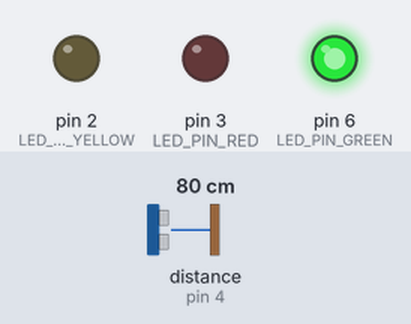
The sketch below on a simulated Arduino Uno, built with avr-gcc and run on an emulated ATmega328P. Parts: output pins drawn as LEDs (lit = HIGH). Wiring (inferred from the names in the program): ultrasonic range finder: trigger pin 5; echo pin 4. Dashed ring = blinking. The inputs (shaded band) are chosen by the test bench; at power-on: distance to the obstacle (sensor on pin 4) 80 cm. The echo pulse lasts 58.3 µs per cm; no radio packets arrive unless stated; pins used as bus, display or sensor lines are not drawn.

Above: at 1.2 s.
1.3 s: distance to the obstacle (sensor on pin 4) set to 13 cm
2.8 s: distance to the obstacle (sensor on pin 4) set to 10 cm
At 3.05 s:
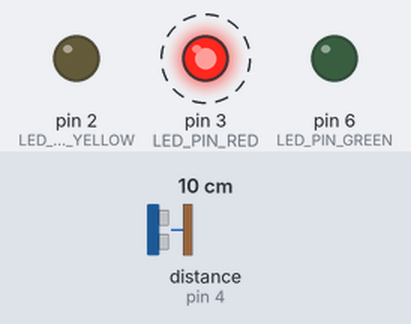
5.8 s: distance to the obstacle (sensor on pin 4) set to 18 cm
At 7.1 s:
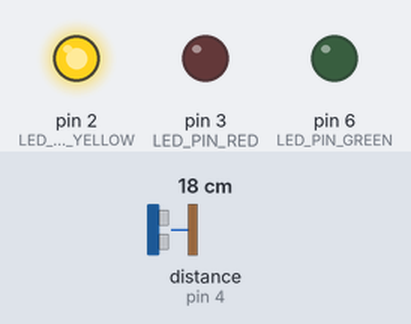
12.2 s: distance to the obstacle (sensor on pin 4) set to 2 cm
At 13.1 s:
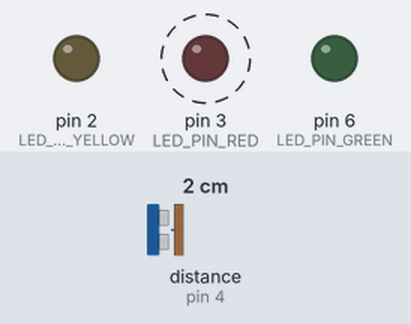
Timing chart, 0 to 16.2 s (numbered marks = the images above; inputs shaded):
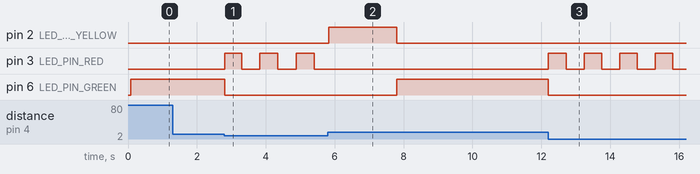

The sketch:

sender.ino
```cpp
#include <SPI.h>
#include <nRF24L01.h>
#include <RF24.h>
#include <MFRC522.h>

#define SS_PIN 10
#define RST_PIN 9

const int TRIG_PIN = 5;
const int ECHO_PIN = 4;
const int LED_PIN_GREEN = 6;
const int LED_PIN_YELLOW = 2;
const int LED_PIN_RED = 3;


long t_base;
long t_base_min;
long t_max;
long t_min;
long v_ocupada;
long v_identificada;

long prev_milles;
long intervalo;
int v_led_red;

RF24 radio(8,7);  // CE, CSN

unsigned char frequency = 0x1;
unsigned int no = 3 ;
unsigned int perimetro = 3;


MFRC522 mfrc522(SS_PIN, RST_PIN);


void setup() {
  Serial.begin(9600);
  initSensor();
  initLeds();
  initRadio();
  t_max = 2000;
  t_min = 500;
  t_base = 0;
  t_base_min = 0;
  v_ocupada = 0;
  v_identificada = 0;

  SPI.begin();
  mfrc522.PCD_Init();

  prev_milles = 0;
  intervalo = 500;
  v_led_red = 0;
}

void loop() {

  if (radio.available()) {
    char text[32] = "";
    radio.read(&text, sizeof(text));
    if (text[0] != '\0'){
      //Serial.println(text);
      if(acceptMessage(text) == 1){
        modificarPerimetroMensagem(text);
        enviarMensagem(text);
      }
    }
  }

  if (mfrc522.PICC_IsNewCardPresent()){
     Serial.println("IN...");
    if(v_identificada == 0){
      v_identificada = v_ocupada;
      if(v_identificada == 1)
        enviarMensagemVagaAutorizada();
    }
  }

  int distance= getDistance();
  if(distance > 10){
    long mi = millis();
    if(t_base > 0 && mi < t_base + t_max && mi - t_base_min> t_min){
      ascenderLuzAmarela();
    }else{
      ascenderLuzVerde();
      if(t_base != 0){
        v_ocupada = 0;
        v_identificada = 0;
        enviarMensagemVagaLivre();
      }
      t_base = 0;
      t_base_min = 0;
    }
  }else{
    t_base = millis();
    ascenderLuzVermelha();
    if(t_base_min == 0){
      t_base_min = t_base;
      if(v_ocupada == 0){
        v_ocupada = 1;
        enviarMensagemVagaOcupada();
      }
    }
  }
}

void initSensor(){
  pinMode(TRIG_PIN, OUTPUT);
  pinMode(ECHO_PIN, INPUT);
}

int getDistance(){
  digitalWrite(TRIG_PIN, LOW);
  delayMicroseconds(2);
  digitalWrite(TRIG_PIN, HIGH);
  delayMicroseconds(10);
  digitalWrite(TRIG_PIN, LOW);
  long duration = pulseIn(ECHO_PIN, HIGH);
  return duration*0.034/2;
}

void initLeds(){
  pinMode(LED_PIN_RED,OUTPUT);
  pinMode(LED_PIN_GREEN,OUTPUT);
  pinMode(LED_PIN_YELLOW,OUTPUT);
}

void ascenderLuzAmarela(){
  digitalWrite(LED_PIN_YELLOW,HIGH);
  digitalWrite(LED_PIN_RED,LOW);
  digitalWrite(LED_PIN_GREEN,LOW);
}

void ascenderLuzVermelha(){
  digitalWrite(LED_PIN_YELLOW,LOW);
  digitalWrite(LED_PIN_GREEN,LOW);
  long m = millis();
  if(v_identificada == 0){
    if(m - prev_milles > intervalo){
      prev_milles = m;
      if(v_led_red == 0){
        v_led_red = 1;
        digitalWrite(LED_PIN_RED,HIGH);
      }else{
        v_led_red = 0;
        digitalWrite(LED_PIN_RED,LOW);
      }
    }
  }else{
    v_led_red = 1;
    digitalWrite(LED_PIN_RED,HIGH);
  }
}

void ascenderLuzVerde(){
  digitalWrite(LED_PIN_GREEN,HIGH);
  digitalWrite(LED_PIN_RED,LOW);
  digitalWrite(LED_PIN_YELLOW,LOW);
}


void montarMensagem(char msg[]){
    char text[32] = ".";
    char strNo[32] = "";
    itoa(no,strNo,32);
    strcat(text,strNo);
    strcat(text,".");
    strcat(text,msg);
    strcpy(msg,text);
}

void enviarMensagemVagaLivre(){
  char text[32] = "L";
  montarMensagem(text);
  adicionarPerimetroMensagem(text);
  enviarMensagem(text);
}

void enviarMensagemVagaOcupada(){
  char text[32] = "O";
  montarMensagem(text);
  adicionarPerimetroMensagem(text);
  enviarMensagem(text);
}

void enviarMensagemVagaAutorizada(){
  char text[32] = "A";
  montarMensagem(text);
  adicionarPerimetroMensagem(text);
  enviarMensagem(text);
}

void initRadio(){
  radio.begin();
  radio.openReadingPipe(0, frequency);
  radio.openWritingPipe(frequency);
  radio.setPALevel(RF24_PA_MIN);
  radio.startListening();
}

void enviarMensagem(char text[]){
  char textFlush[32] = "HELLO WORLD";
  strcpy(textFlush,text);
  radio.stopListening();
  radio.write(&textFlush, sizeof(textFlush));
  radio.startListening();
}


int acceptMessage(char text[]){
  char aux[32];
  strcpy(aux,text);
  char *token = strtok(aux,".");
  int perimetroMensagem = atoi(token);
  return perimetroMensagem >  perimetro;
}

void modificarPerimetroMensagem(char text[]){
  /*
  char *token = strchr(text, '.');
  strcpy(text,token);
  adicionarPerimetroMensagem(text);
  */
  char strPerimetro[32] = "";
  itoa(perimetro,strPerimetro,32);
  text[0] = strPerimetro[0];
  Serial.println(text);
}

void adicionarPerimetroMensagem(char text[]){
  char strPerimetro[32] = "";
  itoa(perimetro,strPerimetro,32);
  strcat(strPerimetro,text);
  strcpy(text,strPerimetro);

}
```

Measured:
- the behaviour switches between 12 and 11 cm on distance to the obstacle (sensor on pin 4) (found by bisection; images 0 and 1)
- after the input at 1.3 s, every drawn part: stays the same
- after the input at 2.8 s, pin 3 (LED_PIN_RED): alternates HIGH for 0.52 s and LOW for 0.52 s, starting at once; pin 6 (LED_PIN_GREEN): HIGH → LOW at once
- after the input at 5.8 s, pin 2 (LED_PIN_YELLOW): LOW → HIGH at once, → LOW 2.0 s later; pin 3 (LED_PIN_RED): stops changing and stays LOW; pin 6 (LED_PIN_GREEN): LOW → HIGH after 2.0 s
- after the input at 12.2 s, pin 3 (LED_PIN_RED): alternates HIGH for 0.52 s and LOW for 0.52 s, starting at once; pin 6 (LED_PIN_GREEN): HIGH → LOW at once
